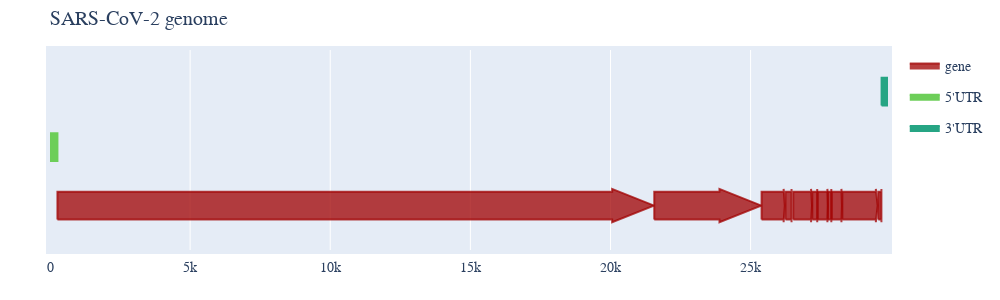

Notebook cell for this chart:
### Markdown cell above
show the genetic organisation of the sars genome

### Code cell
fig = alpha.get_drawable(
    biotype=("gene", "5'UTR", "3'UTR"),
)
fig.layout.title = "SARS-CoV-2 genome"
fig.layout |= dict(width=1000, height=300)
fig.show()

### Figure 1 — Plotly figure (JSON) as saved in the notebook; plotly's stock layout.template omitted (floating-point values rounded to 4 significant figures)
{"data": [{"fill": "toself", "fillcolor": "rgba(161,0,0,0.75)", "hoverinfo": "text", "legendgroup": "gene", "line": {"color": "rgba(161,0,0,0.75)"}, "mode": "lines", "name": "gene", "showlegend": true, "text": "N", "type": "scatter", "x": [28273, 29470, 29470, 29533, 29470, 29470, 28273, 28273], "y": [0.275, 0.275, 0.25, 0.4, 0.55, 0.525, 0.525, 0.275]}, {"fill": "toself", "fillcolor": "rgba(161,0,0,0.75)", "hoverinfo": "text", "legendgroup": "gene", "line": {"color": "rgba(161,0,0,0.75)"}, "mode": "lines", "name": "gene", "showlegend": false, "text": "ORF7a", "type": "scatter", "x": [27393, 27740.0, 27740.0, 27759, 27740.0, 27740.0, 27393, 27393], "y": [0.275, 0.275, 0.25, 0.4, 0.55, 0.525, 0.525, 0.275]}, {"fill": "toself", "fillcolor": "rgba(161,0,0,0.75)", "hoverinfo": "text", "legendgroup": "gene", "line": {"color": "rgba(161,0,0,0.75)"}, "mode": "lines", "name": "gene", "showlegend": false, "text": "ORF7b", "type": "scatter", "x": [27755, 27880.0, 27880.0, 27887, 27880.0, 27880.0, 27755, 27755], "y": [0.275, 0.275, 0.25, 0.4, 0.55, 0.525, 0.525, 0.275]}, {"fill": "toself", "fillcolor": "rgba(161,0,0,0.75)", "hoverinfo": "text", "legendgroup": "gene", "line": {"color": "rgba(161,0,0,0.75)"}, "mode": "lines", "name": "gene", "showlegend": false, "text": "M", "type": "scatter", "x": [26522, 27160.0, 27160.0, 27191, 27160.0, 27160.0, 26522, 26522], "y": [0.275, 0.275, 0.25, 0.4, 0.55, 0.525, 0.525, 0.275]}, {"fill": "toself", "fillcolor": "rgba(161,0,0,0.75)", "hoverinfo": "text", "legendgroup": "gene", "line": {"color": "rgba(161,0,0,0.75)"}, "mode": "lines", "name": "gene", "showlegend": false, "text": "ORF6", "type": "scatter", "x": [27201, 27380.0, 27380.0, 27387, 27380.0, 27380.0, 27201, 27201], "y": [0.275, 0.275, 0.25, 0.4, 0.55, 0.525, 0.525, 0.275]}, {"fill": "toself", "fillcolor": "rgba(161,0,0,0.75)", "hoverinfo": "text", "legendgroup": "gene", "line": {"color": "rgba(161,0,0,0.75)"}, "mode": "lines", "name": "gene", "showlegend": false, "text": "ORF8", "type": "scatter", "x": [27893, 28240.0, 28240.0, 28259, 28240.0, 28240.0, 27893, 27893], "y": [0.275, 0.275, 0.25, 0.4, 0.55, 0.525, 0.525, 0.275]}, {"fill": "toself", "fillcolor": "rgba(161,0,0,0.75)", "hoverinfo": "text", "legendgroup": "gene", "line": {"color": "rgba(161,0,0,0.75)"}, "mode": "lines", "name": "gene", "showlegend": false, "text": "S", "type": "scatter", "x": [21562, 23890.0, 23890.0, 25384, 23890.0, 23890.0, 21562, 21562], "y": [0.275, 0.275, 0.25, 0.4, 0.55, 0.525, 0.525, 0.275]}, {"fill": "toself", "fillcolor": "rgba(161,0,0,0.75)", "hoverinfo": "text", "legendgroup": "gene", "line": {"color": "rgba(161,0,0,0.75)"}, "mode": "lines", "name": "gene", "showlegend": false, "text": "E", "type": "scatter", "x": [26244, 26460.0, 26460.0, 26472, 26460.0, 26460.0, 26244, 26244], "y": [0.275, 0.275, 0.25, 0.4, 0.55, 0.525, 0.525, 0.275]}, {"fill": "toself", "fillcolor": "rgba(161,0,0,0.75)", "hoverinfo": "text", "legendgroup": "gene", "line": {"color": "rgba(161,0,0,0.75)"}, "mode": "lines", "name": "gene", "showlegend": false, "text": "ORF10", "type": "scatter", "x": [29557, 29670.0, 29670.0, 29674, 29670.0, 29670.0, 29557, 29557], "y": [0.275, 0.275, 0.25, 0.4, 0.55, 0.525, 0.525, 0.275]}, {"fill": "toself", "fillcolor": "rgba(161,0,0,0.75)", "hoverinfo": "text", "legendgroup": "gene", "line": {"color": "rgba(161,0,0,0.75)"}, "mode": "lines", "name": "gene", "showlegend": false, "text": "ORF3a", "type": "scatter", "x": [25392, 26180.0, 26180.0, 26220, 26180.0, 26180.0, 25392, 25392], "y": [0.275, 0.275, 0.25, 0.4, 0.55, 0.525, 0.525, 0.275]}, {"fill": "toself", "fillcolor": "rgba(161,0,0,0.75)", "hoverinfo": "text", "legendgroup": "gene", "line": {"color": "rgba(161,0,0,0.75)"}, "mode": "lines", "name": "gene", "showlegend": false, "text": "ORF1ab", "type": "scatter", "x": [265, 20060.0, 20060.0, 21555, 20060.0, 20060.0, 265, 265], "y": [0.275, 0.275, 0.25, 0.4, 0.55, 0.525, 0.525, 0.275]}, {"fill": "toself", "fillcolor": "rgb(109, 206, 89)", "hoverinfo": "text", "legendgroup": "5'UTR", "line": {"color": "rgb(109, 206, 89)"}, "mode": "lines", "name": "5'UTR", "showlegend": true, "text": "5'UTR-0", "type": "scatter", "x": [0, 0, 265, 265, 0], "y": [0.8, 1.05, 1.05, 0.8, 0.8]}, {"fill": "toself", "fillcolor": "rgb(38, 165, 132)", "hoverinfo": "text", "legendgroup": "3'UTR", "line": {"color": "rgb(38, 165, 132)"}, "mode": "lines", "name": "3'UTR", "showlegend": true, "text": "3'UTR-1", "type": "scatter", "x": [29674, 29674, 29903, 29903, 29674], "y": [1.3, 1.55, 1.55, 1.3, 1.3]}], "layout": {"autosize": false, "font": {"family": "Balto", "size": 14}, "height": 300, "hovermode": "closest", "margin": {"b": 50, "l": 50, "pad": 4, "r": 50, "t": 50}, "showlegend": true, "title": {"text": "SARS-CoV-2 genome"}, "width": 1000, "xaxis": {"range": [0, 29903], "showline": true, "zeroline": false}, "yaxis": {"range": [0, 1.8], "showline": true, "visible": false, "zeroline": true}}}
